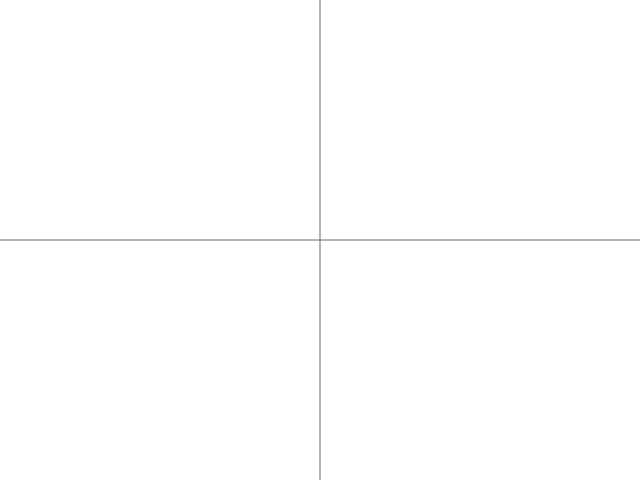
Frame 1 (no input)
Frame 60 (no input): identical to frame 1, image omitted
Frame 120 (the mouse pressed at the canvas centre since frame 60): identical to frame 1, image omitted

The p5.js sketch that drew this single still picture (run headless with seeded random() and noise() and a simulated clock; from frame 60 on, the mouse is pressed at the canvas centre):

// p5.js sketch
// ── sketch.js
// def main(args):
//     ileKw = int(input("Podaj ilość losowanych punktów: "))
//     ileKo = 0
//     r = 1

//     for i in range(ileKw):
//         x = random.random()
//         y = random.random()
//         if x**2 + y**2 <= r**2:
//             ileKo += 1

//     pi = 4 * ileKo / ileKw
//     print("Przybliżona wartość pi: ", pi)

szerokosc = 640;
wysokosc = 480;

ileKw = prompt("Podaj ilość punktów: ", 100);
ileKo = parseInt(ileKw);
r = prompt("Podaj promień: ", 100);
ileKo = 0;

function getRnd(min, max) {
	return Math.random() * (max - min) + min;
}

lx = [];
ly = [];

for (i = 0; i < ileKw; i++) {
	x = Math.floor(getRnd(-r, r));
	y = Math.floor(getRnd(-r, r));
	// console.log(x);
	lx[i] = x;
	ly[i] = y;
	if (x*x + y*y <= r*r) {
		ileKo++;
	}
}

//console.log(x);
pi = 4 * ileKo / ileKw;
alert("Przybliżona wartość pi: " + pi);

function setup() {
  createCanvas(szerokosc, wysokosc);
  stroke('#666');
  background('#fff');
  ellipse(szerokosc / 2, wysokosc / 2, 2 * r, 2 * r);
  line(szerokosc / 2, 0, szerokosc / 2, wysokosc);
  line(0, wysokosc / 2, szerokosc, wysokosc / 2);
}

x_offset = szerokosc / 2;
y_offset = wysokosc / 2;

function draw() {
	for (i = 0; i < ileKw; i++) {
		if (lx[i]*lx[i] + ly[i]*ly[i] <= r*r) {
			stroke('#f00');
		} else {
			stroke('#000');
		}
		point(lx[i] + x_offset, ly[i] + y_offset);
	}
}
// ── rbrowna.js
w = 640; // szer
h = 480; // wys

n = 50;
x = y = 0;
lx = [0];
ly = [0];

function getRnd(min, max) {
	return Math.random() * (max - min) + min;
}

przesuniecie = 25;
for (i = 0; i < n; i++) {
	rad = Math.floor(getRnd(0, 360) * Math.PI / 180);
	x = x + Math.cos(rad) * przesuniecie;
	y = y + Math.sin(rad) * przesuniecie;
	lx[i+1] = x;
	ly[i+1] = y;
}

console.log(lx);

x_offset = w / 2;
y_offset = h / 2;

function setup() {
  createCanvas(w, h);
  stroke('#666');
  background('#fff');
  line(w / 2, 0, w / 2, h);
  line(0, h / 2, w, h / 2);
}

function draw() {
	for (i = 0; i < n; i++) {
		point(lx[i] + x_offset, ly[i] + y_offset);
		line(lx[i] + x_offset, ly[i] + y_offset, lx[i+1] + x_offset,  ly[i+1] + y_offset);
	}
}
